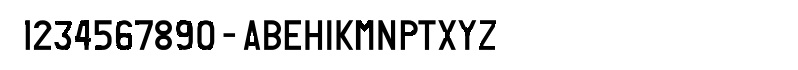
%> input picture Source/Greek-License-Plate-Font-old.jpg, 798 x 70 px
$ octave ShortProject.m   (GNU Octave 9; MATLAB toolbox functions it lacks are replaced by stand-ins)
%> lines starting %> are read from the running program, lines starting %| are printed output that depends on the picture; in (x1, y1, x2, y2) boxes, pixels count from 0 and x2, y2 are one past the last pixel; in counts of white or black regions, pixels touching at a corner belong together; the program's own positions count from 1
%% SHORT PROJECT
% Joan Hervás and Óscar Estudillo

%% Goal
% The goal of this project is to implement code for the detection and
% reading of license plates in an image dataset of cars in exterior
% scenarios.

%% Feature dictionaries
digitsDictionary = createDigitDictionary();
% [76 lines not run here, left out]
% [26 lines left out: functions platebin, hardlightplatebin, not called in this run]


%% Candidates Functions
% [112 lines left out: functions platecandidates, boundingboxratios, boundingboxwidths, boundingboxheights, platedigits, isaplate and 2 more, not called in this run]


%% Classifier functions
% [265 lines left out: functions createDigitClassifier, createLetterClassifier, extractPlateHOGFeatures, findAndPrintPlateStringClassifier, normalizeBoundingBox, normalizeDigits, not called in this run]

%% Feature match functions (discarded)
function res = createDigitDictionary()
    numbersString = ["1","2","3","4","5","6","7","8","9","0"];
    I = rgb2gray(imread("Greek-License-Plate-Font-old.jpg"));
%> I: size 70x798 uint8; min 0, max 255, mean 228.7
    bw = ~imbinarize(I);
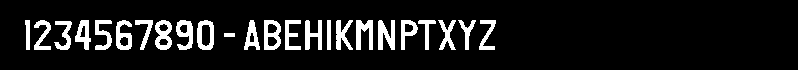
%> bw: size 70x798 logical; 10.5% white; 24 white regions
    numbers = regionprops(bw,'BoundingBox');
%> numbers = 24 regions; largest, box (x1, y1, x2, y2): (135, 20, 153, 50), (418, 20, 436, 50), (438, 20, 456, 50), (458, 20, 476, 50), (54, 21, 72, 50)
    plateDictionary = containers.Map('KeyType','char','ValueType','any');

    for k = 1 : 10
      thisBB = numbers(k).BoundingBox;
      crop = imcrop(bw, thisBB);
      cropWithPadding = padarray(crop, [20,20], 0, "both");
      corners = detectSIFTFeatures(cropWithPadding);
      [features,~] = extractFeatures(cropWithPadding,corners);
      hold on;
      plateDictionary(numbersString(k)) = features;
    end
%> this loop made 1 pass
%> (thisBB, corners) on pass 1: ([25.5 20.5 5 30], 2 points)
%> pass 1, in createDigitDictionary, `cropWithPadding = padarray(crop, [20,20], 0, "both");`:
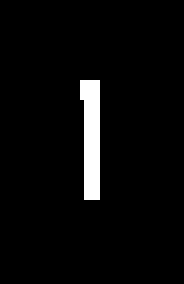
%> cropWithPadding: size 71x46 logical (shown 4 times larger); 3.8% white; 1 white region, box (x1, y1, x2, y2) and area: (20, 20, 25, 50) 125
%> (the run ends here)
